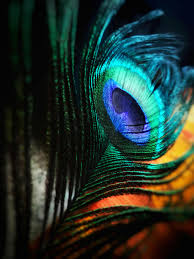
#> input picture Experiment-03/Sample.jpg, 194 x 259 px, found by its file name
$ jupyter execute EXP-3_CV.ipynb
#> lines starting #> are read from the running program, lines starting #| are printed output that depends on the picture
# To perform Image Filtering (Smoothing, Sharpening).

[cell 1]
import cv2
import pandas as pd
import matplotlib.pyplot as plt
import numpy as np

[cell 2]
from google.colab import drive
drive.mount('/content/drive')

[cell 3]
img = cv2.imread("/content/drive/MyDrive/Computer Vision/Sample.jpg")
#> img is the input picture: shape (259, 194, 3); mean B, G, R 42.9, 49.4, 33.7
img = cv2.cvtColor(img, cv2.COLOR_BGR2RGB)
img

#Smoothing

[cell 4]
avg_blur = cv2.blur(img, (5,5),0)
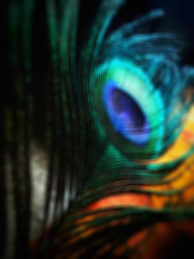
#> avg_blur: shape (259, 194, 3); mean R, G, B 33.7, 49.4, 42.9
avg_blur

[cell 5]
gaussianBlur = cv2.GaussianBlur(img, (5,5),0)
gaussianBlur

[cell 6]
cv2.medianBlur= cv2.medianBlur(img, 5)
cv2.medianBlur

[cell 7]
bilateralBlur = cv2.bilateralFilter(img, 9, 75, 75)
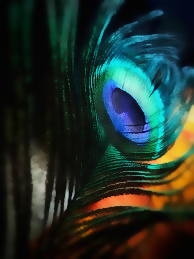
#> bilateralBlur: shape (259, 194, 3); mean R, G, B 33.5, 49, 42.5
bilateralBlur

#Sharpning

[cell 8]
sharpn_image = np.array([[-1,-1,-1],[-1,9,-1],[-1,-1,-1]])

[cell 9]
sharpn = cv2.filter2D(img, -1, sharpn_image)
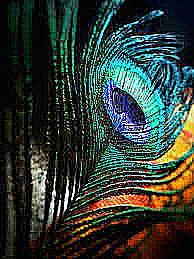
#> sharpn: shape (259, 194, 3); mean R, G, B 46.4, 58.3, 51.3
sharpn

[cell 10]
fig, ax = plt.subplots(2,3, figsize=(15,10))
ax[0,0].imshow(img)
ax[0,0].set_title("Original")
ax[0,1].imshow(avg_blur)
ax[0,1].set_title("Average Blur")
ax[0,2].imshow(gaussianBlur)
ax[0,2].set_title("Gaussian Blur")
ax[1,0].imshow(cv2.medianBlur)
ax[1,0].set_title("medianBlur")
ax[1,1].imshow(bilateralBlur)
ax[1,1].set_title("bilateralBlur")
ax[1,2].imshow(sharpn)
ax[1,2].set_title("sharpn")
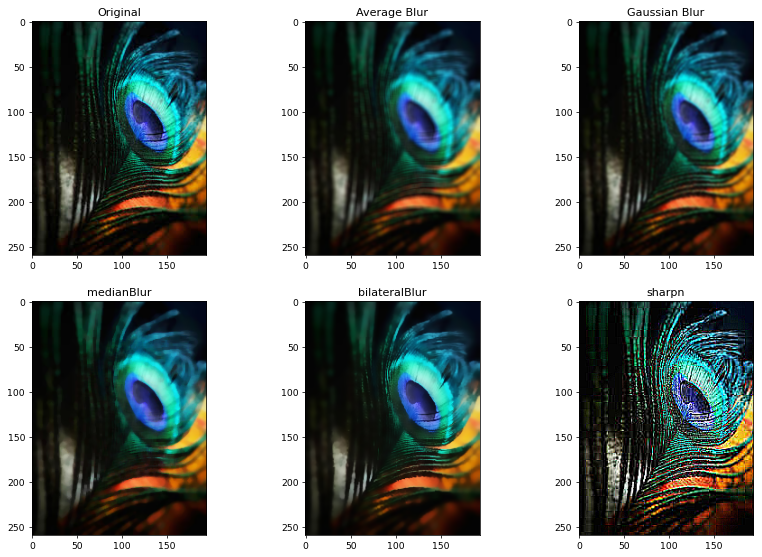
#> figure drawn by matplotlib, 6 panels
